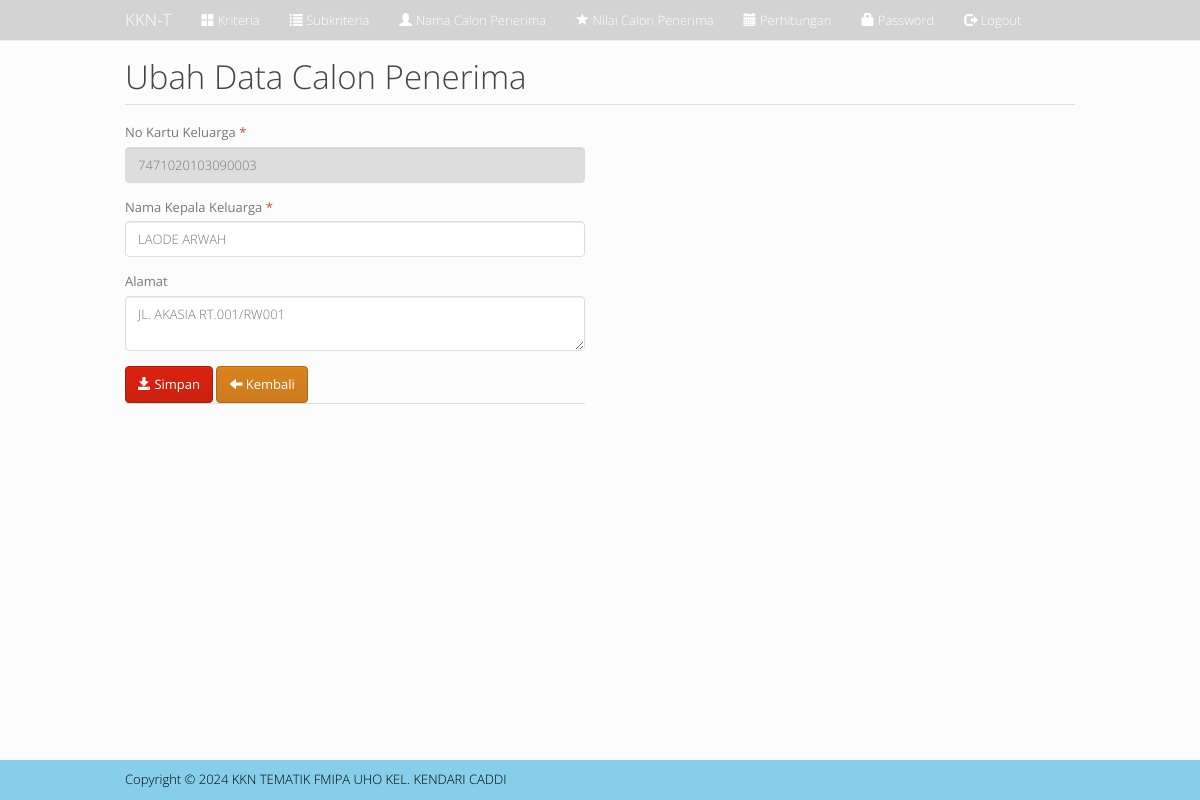
Screenshot of /index.php?m=alternatif_ubah&ID=7471020103090003 (signed in) with the database file from the repository.
### tables this page shows
CREATE TABLE IF NOT EXISTS `tb_alternatif` (
  `kode_alternatif` varchar(16) NOT NULL,
  `nama_alternatif` varchar(256) DEFAULT NULL,
  `keterangan` text
);

### config.php (called while the page is built, shortened)
<?php
    $config["server"]='localhost';
    $config["username"]='root';
    $config["password"]='';
    $config["database_name"]='db_spk';
    include'includes/ez_sql_core.php';
    include'includes/ez_sql_mysqli.php';
    $db = new ezSQL_mysqli($config[username], $config[password], $config[database_name], $config[server]);
?>

### includes/ez_sql_core.php (called while the page is built, shortened)
<?php
	class ezSQLcore
	{
		var $show_errors      = true;
		var $timers           = array();
		function get_host_port( $host, $default = false )
		{
			$port = $default;
			return array( $host, $port );
		}
		function flush()
		{
			$this->last_result = array();
		}
		function get_row($query=null,$output=OBJECT,$y=0)
		{
			if ( $query )
			{
				$this->query($query);
			}
			if ( $output == OBJECT )
			{
				return $this->last_result[$y]?$this->last_result[$y]:null;
			}
			elseif ( $output == ARRAY_A )
			{
				return $this->last_result[$y]?get_object_vars($this->last_result[$y]):null;
			}
			elseif ( $output == ARRAY_N )
			{
				return $this->last_result[$y]?array_values(get_object_vars($this->last_result[$y])):null;
			}
			else
			{
				$this->show_errors ? trigger_error(" \$db->get_row(string query, output type, int offset) -- Output type must be one of: OBJECT, ARRAY_A, ARRAY_N",E_USER_WARNING) : null;
			}
		}
		function timer_get_cur()
		{
			list($usec, $sec) = explode(" ",microtime());
			return ((float)$usec + (float)$sec);
		}
		function timer_start($timer_name)
		{
			$this->timers[$timer_name] = $this->timer_get_cur();
		}
		function timer_elapsed($timer_name)
		{
			return round($this->timer_get_cur() - $this->timers[$timer_name],2);
		}
	}

### includes/ez_sql_mysqli.php (called while the page is built, shortened)
<?php
	$ezsql_mysqli_str = array
	(
		1 => 'Require $dbuser and $dbpassword to connect to a database server',
		2 => 'Error establishing mySQLi database connection. Correct user/password? Correct hostname? Database server running?',
		3 => 'Require $dbname to select a database',
		4 => 'mySQLi database connection is not active',
		5 => 'Unexpected error while trying to select database'
	);
	class ezSQL_mysqli extends ezSQLcore
	{
		function connect($dbuser='', $dbpassword='', $dbhost='localhost', $dbport=false)
		{
			global $ezsql_mysqli_str; $return_val = false;
			if ( ! $dbuser )
			{
				$this->register_error($ezsql_mysqli_str[1].' in '.__FILE__.' on line '.__LINE__);
				$this->show_errors ? trigger_error($ezsql_mysqli_str[1],E_USER_WARNING) : null;
			}
			else
			{
				$this->dbh = new mysqli($dbhost,$dbuser,$dbpassword, '', $dbport);
				if( $this->dbh->connect_errno )
				{
					$this->register_error($ezsql_mysqli_str[2].' in '.__FILE__.' on line '.__LINE__);
					$this->show_errors ? trigger_error($ezsql_mysqli_str[2],E_USER_WARNING) : null;
				}
				else
				{
					$return_val = true;
				}
			}
			return $return_val;
		}
		function query($query)
		{
			$return_val = 0;
			$query = trim($query);
			$this->result = @$this->dbh->query($query);
			if ( preg_match("/^(insert|delete|update|replace|truncate|drop|create|alter|begin|commit|rollback|set|lock|unlock|call)/i",$query) )
			{
				$is_insert = true;
				$this->rows_affected = @$this->dbh->affected_rows;
				if ( preg_match("/^(insert|replace)\s+/i",$query) )
				{
					$this->insert_id = @$this->dbh->insert_id;
				}
				$return_val = $this->rows_affected;
			}
			else
			{
				$is_insert = false;
				$i=0;
				$num_rows=0;
				while ( $row = @$this->result->fetch_object() )
				{
					$num_rows++;
				}
				$this->num_rows = $num_rows;
				$return_val = $this->num_rows;
			}
			return $return_val;
		}
	}

### alternatif_ubah.php (the view, shortened to what this page needs)
<?php
    $row = $db->get_row("SELECT * FROM tb_alternatif WHERE kode_alternatif='$_GET[ID]'");
?>
<div class="page-header">
    <h1>Ubah Data Calon Penerima</h1>
</div>
<div class="row">
    <div class="col-sm-6">
        <form method="post" action="?m=alternatif_ubah&ID=<?=$row->kode_alternatif?>">
            <div class="form-group">
                <label>No Kartu Keluarga <span class="text-danger">*</span></label>
                <input class="form-control" type="text" name="kode" readonly="readonly" value="<?=$row->kode_alternatif?>"/>
            </div>
            <div class="form-group">
                <label>Nama Kepala Keluarga <span class="text-danger">*</span></label>
                <input class="form-control" type="text" name="nama" value="<?=$row->nama_alternatif?>"/>
            </div>
            <div class="form-group">
                <label>Alamat</label>
                <textarea class="form-control" name="keterangan"><?=$row->keterangan?></textarea>
            </div>
            <div class="page-header">
                <button class="btn btn-primary"><span class="glyphicon glyphicon-save"></span> Simpan</button>
                <a class="btn btn-danger" href="?m=alternatif"><span class="glyphicon glyphicon-arrow-left"></span> Kembali</a>
            </div>
        </form>
    </div>
</div>

### assets/css/general.css (style rules this page uses)
html { position: relative; min-height: 100%; }
body { margin-bottom: 70px; }
.page-header { margin-top: 0; padding-bottom: 0; }
.page-header h1 { margin-top: 0; }

### rows the page displays
tb_alternatif: kode "7471020103090003", nama "LAODE ARWAH", keterangan "JL. AKASIA RT.001/RW001"
